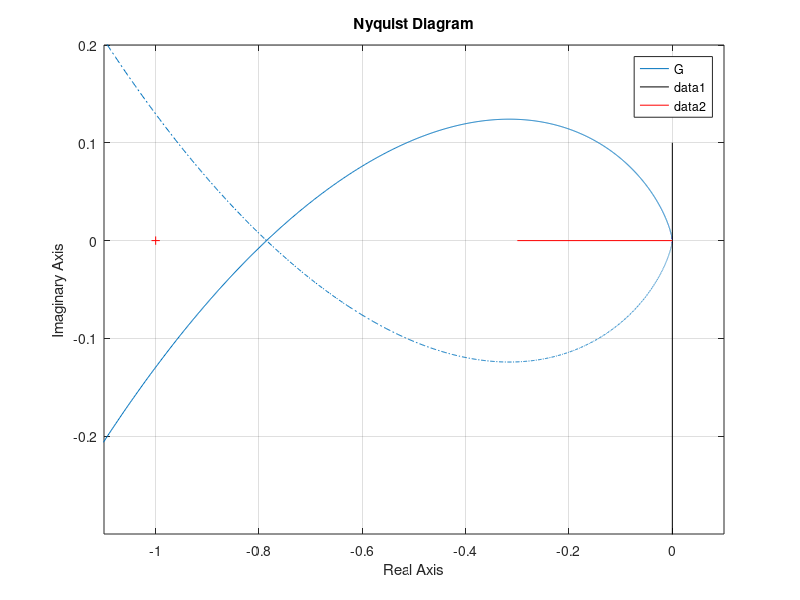

The MATLAB script that drew this image:
A = 10;
w = 5;
M = 10;

T = 1/w;
K = (A*pi*w)/(2*M);

s = tf('s');
G = K/(s*(T*s+1)^2);


Re = -K*(2*T)/(1+T^2*w^2)^2;
Im = 0;

omega = logspace(-3,2,1e4);
nyquist(G,omega)
axis([-1.1 0.1 -0.3 0.2])
hold on 
grid on
plot([0 0],[-0.6 0.1],'k')
plot([-0.3 0],[Im Im],'r');

A1 = -(-0.785*4*M)/pi;

%%%%%%%%%%%% 
% vysledok zo simulinku
w1 = 2*pi/1.285;